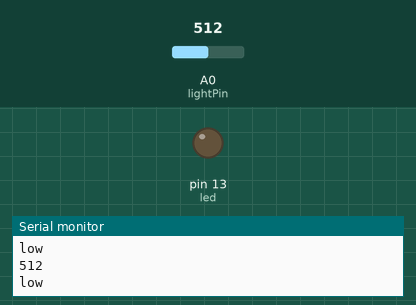
The sketch below on a simulated Arduino Uno, built with avr-gcc and run on an emulated ATmega328P. Shown: output pins drawn as LEDs (lit = HIGH), the last lines printed to the serial monitor. The test bench sets the inputs (shaded band); at power-on: A0 (lightPin) = 512.

Above: at 1.2 s.
1.3 s: A0 (lightPin) set to 417
2.8 s: A0 (lightPin) set to 391
At 3.5 s:
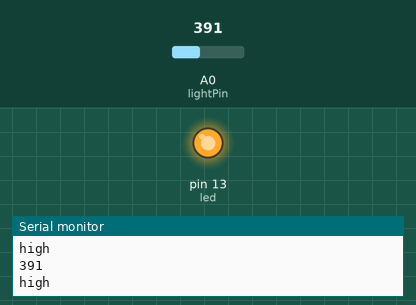
4.3 s: A0 (lightPin) set to 410
At 4.9 s:
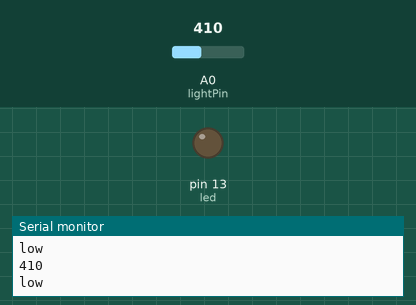
5.8 s: A0 (lightPin) set to 390
At 6.2 s:
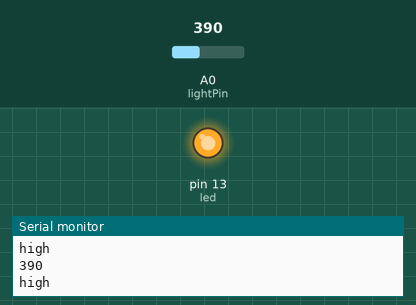
Timing chart, 0 to 8.3 s (numbered marks = the images above; inputs shaded):
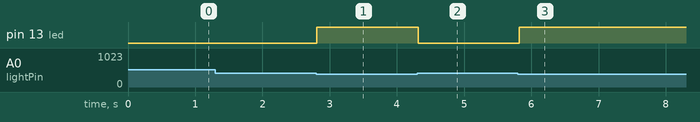

Measured:
- the behaviour switches between 400 and 399 on A0 (lightPin) (found by bisection; images 0 and 1)
- after the input at 2.8 s, pin 13 (led): LOW → HIGH at once
- after the input at 4.3 s, pin 13 (led): HIGH → LOW at once
- after the input at 5.8 s, pin 13 (led): LOW → HIGH at once

The sketch:

task_1.ino
```cpp
//Project 5 - Photoresistor
//Example: When you touch the photoresistor, the LED should turn on
int lightPin = 0; //define a pin for Photo resistor
int threshold = 400; //define a threshold value
int led = 13; //Pin 13 will be the LED
int value = 0; //Value will store the value from pin A0

void setup(){
  Serial.begin(9600);
  Serial.print("Values detected by the Photoresistor");
  pinMode(led, OUTPUT);
}

void loop(){
  value = analogRead(lightPin);
  Serial.println(value);

  if(value < threshold){
    digitalWrite(led, HIGH);
    Serial.println("high");
  }
  else{
    digitalWrite(led, LOW);
    Serial.println("low");
  }

  delay(100);
}
```
